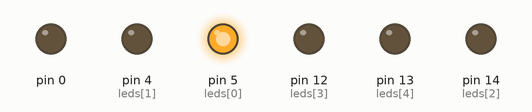
Bench run of a sketch on a simulated Arduino Uno, built with avr-gcc and run on an emulated ATmega328P. On the bench: output pins drawn as LEDs (lit = HIGH).

Above: at 0.1 s.
At 0.5 s:
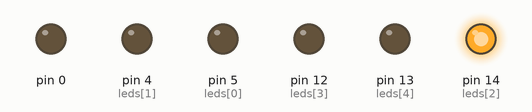
At 0.9 s:
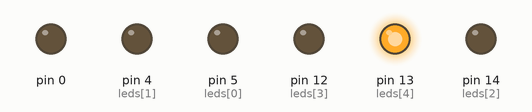
At 1.1 s:
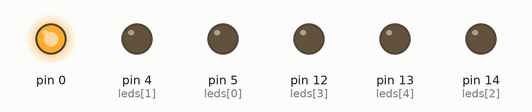
At 1.9 s:
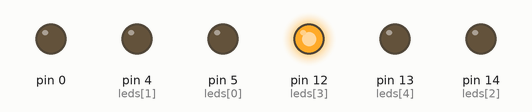
At 2.7 s:
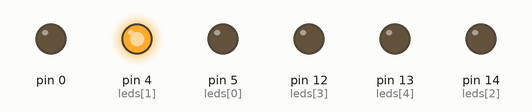
Timing chart, 0 to 3.0 s (numbered marks = the images above):
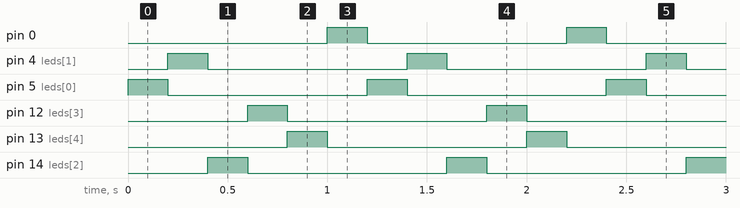

The sketch:

esp8266.ino
```cpp
#define interval 200

int leds[] = {5, 4, 14, 12, 13};
void setup() {
 for (int i=0; i<=5; i++)
    {
	pinMode(leds[i], OUTPUT);
	}
}

void loop() {
   for(int i=0; i<=5; i++)
        {
	digitalWrite(leds[i], HIGH);
	delay(interval);
	digitalWrite(leds[i], LOW);
	}
}
```

Measured:
- by itself, pin 0, pin 4 (leds[1]), pin 5 (leds[0]), pin 12 (leds[3]), pin 13 (leds[4]), pin 14 (leds[2]): alternates HIGH for 0.20 s and LOW for 1.0 s
- by itself, everything shown: repeats every 1.2 s, in 6 steps
